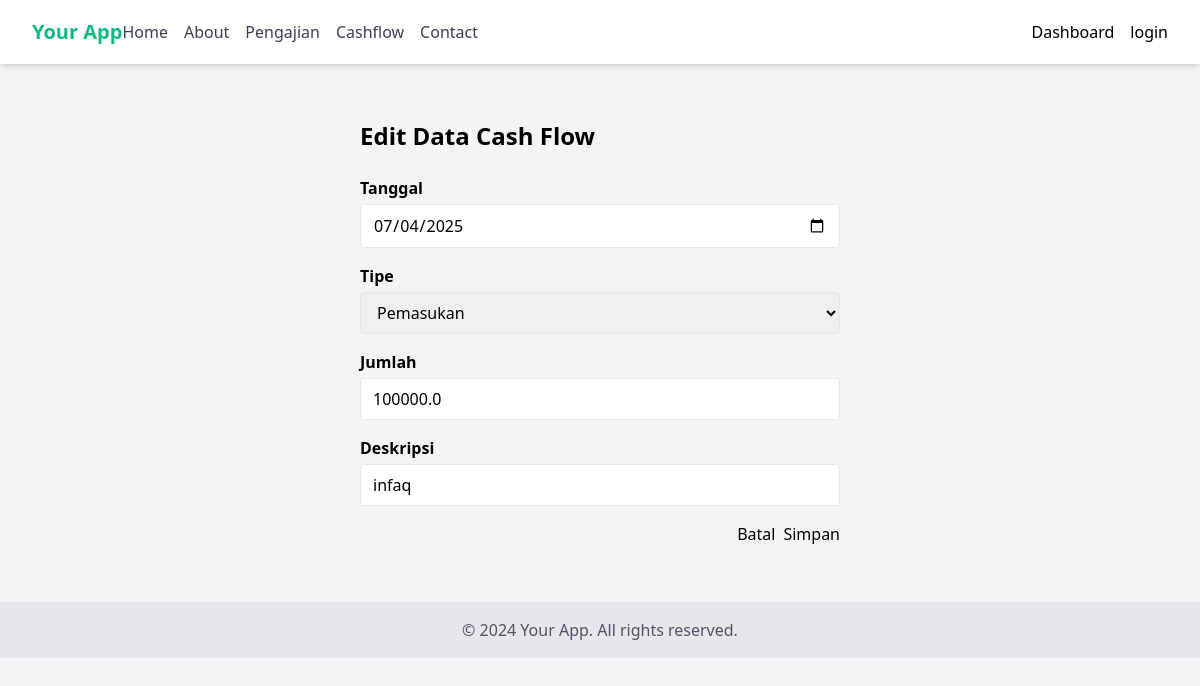
Screenshot of /cashflow/cashflow/edit/1 with the database file from the repository.
### models/cashflow.py (models this page shows, shortened)
class CashFlow(db.Model):
    id = db.Column(db.Integer, primary_key=True)
    date = db.Column(db.Date, nullable=False, default=datetime.utcnow)
    type = db.Column(db.String(20), nullable=False)  # 'income' or 'expense'
    amount = db.Column(db.Float, nullable=False)
    description = db.Column(db.String(255), nullable=False)

### routes/cashflow_routes.py (the view, shortened to what this page needs)
@cashflow_bp.route('/cashflow/edit/<int:id>', methods=['GET', 'POST'])
def edit(id):
    cashflow = CashFlow.query.get_or_404(id)
    form = CashFlowForm(obj=cashflow)
    return render_template('cashflow/edit.html', form=form, cashflow=cashflow)

### forms/cashflow_forms.py
class CashFlowForm(FlaskForm):
    date = DateField('Tanggal', format='%Y-%m-%d', validators=[DataRequired()])
    type = SelectField('Tipe', choices=[('income', 'Pemasukan'), ('expense', 'Pengeluaran')], validators=[DataRequired()])
    amount = FloatField('Jumlah', validators=[DataRequired(), NumberRange(min=0)])
    description = StringField('Deskripsi', validators=[DataRequired(), Length(max=255)])
    submit = SubmitField('Simpan')

### templates/cashflow/edit.html (shortened to what this page needs)
{% extends 'base.html' %}
{% block content %}
<div class="container mx-auto px-4 py-8 max-w-lg">
    <h1 class="text-2xl font-bold mb-6">Edit Data Cash Flow</h1>
    <form method="POST">
        <div class="mb-4">
            {{ form.date.label(class="block mb-1 font-semibold") }}
            {{ form.date(class="w-full border rounded px-3 py-2") }}
        </div>
        <div class="mb-4">
            {{ form.type.label(class="block mb-1 font-semibold") }}
            {{ form.type(class="w-full border rounded px-3 py-2") }}
        </div>
        <div class="mb-4">
            {{ form.amount.label(class="block mb-1 font-semibold") }}
            {{ form.amount(class="w-full border rounded px-3 py-2") }}
        </div>
        <div class="mb-4">
            {{ form.description.label(class="block mb-1 font-semibold") }}
            {{ form.description(class="w-full border rounded px-3 py-2") }}
        </div>
        <div class="flex justify-end">
            <a href="{{ url_for('cashflow.index') }}" class="btn-outline mr-2">Batal</a>
            {{ form.submit(class="btn-primary") }}
        </div>
    </form>
</div>
{% endblock %}

### static/css/style.css (style rules this page uses)
*,:after,:before { --tw-border-spacing-x:0;--tw-border-spacing-y:0;--tw-translate-x:0;--tw-translate-y:0;--tw-rotate:0;--tw-skew-x:0;--tw-skew-y:0;--tw-scale-x:1;--tw-scale-y:1;--tw-pan-x: ;--tw-pan-y: ;--tw-pinch-zoom: ;--tw-scroll-snap-strictness:proximity;--tw-gradient-from-position: ;--tw-gradient-via-position: ;--tw-gradient-to-position: ;--tw-ordinal: ;--tw-slashed-zero: ;--tw-numeric-figure: ;--tw-numeric-spacing: ;--tw-numeric-fraction: ;--tw-ring-inset: ;--tw-ring-offset-width:0px;--tw-ring-offset-color:#fff;--tw-ring-color:rgba(59,130,246,.5);--tw-ring-offset-shadow:0 0 #0000;--tw-ring-shadow:0 0 #0000;--tw-shadow:0 0 #0000;--tw-shadow-colored:0 0 #0000;--tw-blur: ;--tw-brightness: ;--tw-contrast: ;--tw-grayscale: ;--tw-hue-rotate: ;--tw-invert: ;--tw-saturate: ;--tw-sepia: ;--tw-drop-shadow: ;--tw-backdrop-blur: ;--tw-backdrop-brightness: ;--tw-backdrop-contrast: ;--tw-backdrop-grayscale: ;--tw-backdrop-hue-rotate: ;--tw-backdrop-invert: ;--tw-backdrop-opacity: ;--tw-backdrop-saturate: ;--tw-backdrop-sepia: ;--tw-contain-size: ;--tw-contain-layout: ;--tw-contain-paint: ;--tw-contain-style: }
*,:after,:before { box-sizing:border-box;border:0 solid #e5e7eb }
:after,:before { --tw-content:"" }
:host,html { line-height:1.5;-webkit-text-size-adjust:100%;-moz-tab-size:4;-o-tab-size:4;tab-size:4;font-family:ui-sans-serif,system-ui,sans-serif,Apple Color Emoji,Segoe UI Emoji,Segoe UI Symbol,Noto Color Emoji;font-feature-settings:normal;font-variation-settings:normal;-webkit-tap-highlight-color:transparent }
body { margin:0;line-height:inherit }
h1,h2,h3,h4,h5,h6 { font-size:inherit;font-weight:inherit }
a { color:inherit;text-decoration:inherit }
button,input,optgroup,select,textarea { font-family:inherit;font-feature-settings:inherit;font-variation-settings:inherit;font-size:100%;font-weight:inherit;line-height:inherit;letter-spacing:inherit;color:inherit;margin:0;padding:0 }
button,select { text-transform:none }
button,input:where([type=button]),input:where([type=reset]),input:where([type=submit]) { -webkit-appearance:button;background-color:transparent;background-image:none }
blockquote,dd,dl,figure,h1,h2,h3,h4,h5,h6,hr,p,pre { margin:0 }
input::placeholder,textarea::placeholder { opacity:1;color:#9ca3af }
.container { width:100% }
@media (min-width:640px) { .container { max-width:640px } }
@media (min-width:768px) { .container { max-width:768px } }
@media (min-width:1024px) { .container { max-width:1024px } }
.mx-auto { margin-left:auto;margin-right:auto }
.mb-1 { margin-bottom:.25rem }
.mb-4 { margin-bottom:1rem }
.mb-6 { margin-bottom:1.5rem }
.mr-2 { margin-right:.5rem }
.block { display:block }
.flex { display:flex }
.w-full { width:100% }
.max-w-lg { max-width:32rem }
.justify-end { justify-content:flex-end }
.rounded { border-radius:.25rem }
.border { border-width:1px }
.bg-gray-100 { --tw-bg-opacity:1;background-color:rgb(243 244 246/var(--tw-bg-opacity,1)) }
.px-3 { padding-left:.75rem;padding-right:.75rem }
.px-4 { padding-left:1rem;padding-right:1rem }
.py-2 { padding-top:.5rem;padding-bottom:.5rem }
.py-8 { padding-top:2rem;padding-bottom:2rem }
.text-2xl { font-size:1.5rem;line-height:2rem }
.font-bold { font-weight:700 }
.font-semibold { font-weight:600 }

### rows the page displays
CashFlow: date "07/04/2025", type "Pemasukan", amount "100000.0", description "infaq"
